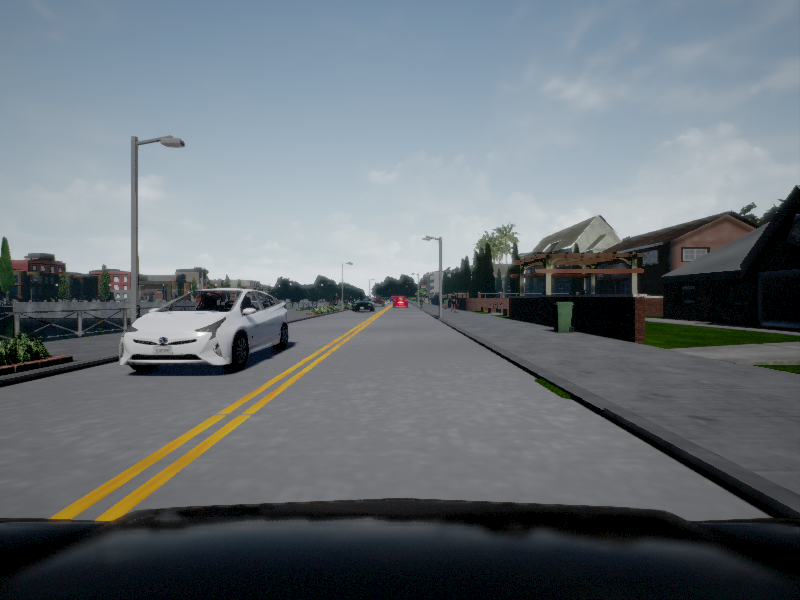
#> input picture examples/000043_rgb.png, 800 x 600 px
$ jupyter execute ReadmePictureGeneration.ipynb
#> lines starting #> are read from the running program, lines starting #| are printed output that depends on the picture; after the words box and inside, x2 and y2 are one past the last pixel; in counts of white or black regions, pixels touching at a corner belong together
[cell 1]
import matplotlib.pyplot as plt

[cell 2]
import numpy as np

[cell 3]
f, ax1, = plt.subplots(1, 2, figsize=(12, 10))
ax1[0].imshow(plt.imread('examples/000043_rgb.png'))
ax1[0].set_title('RGB', fontsize=20)
ax1[1].imshow(plt.imread('examples/000043_seg.png')[:,:,0])
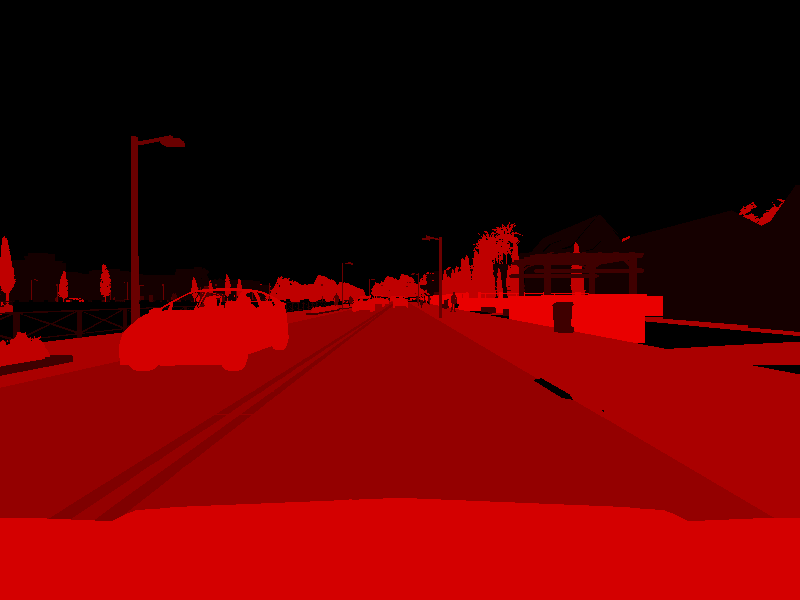
#> input picture examples/000043_seg.png, 800 x 600 px
ax1[1].set_title('Segmentation Labels', fontsize=20)
# plt.show()
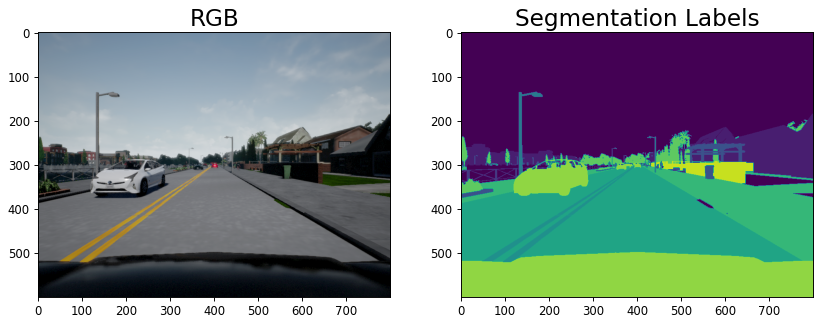
#> figure drawn by matplotlib, 2 panels

[cell 4]
img_rgb = plt.imread('examples/000043_rgb.png')
#> img_rgb is the input picture: shape (600, 800, 3) float32; mean R, G, B 0.415, 0.446, 0.469

[cell 5]
h = 600
t = int(h/3.75)
b = int(h*.9 + h/150)

[cell 6]
plt.imshow(img_rgb[t:b,:,:])
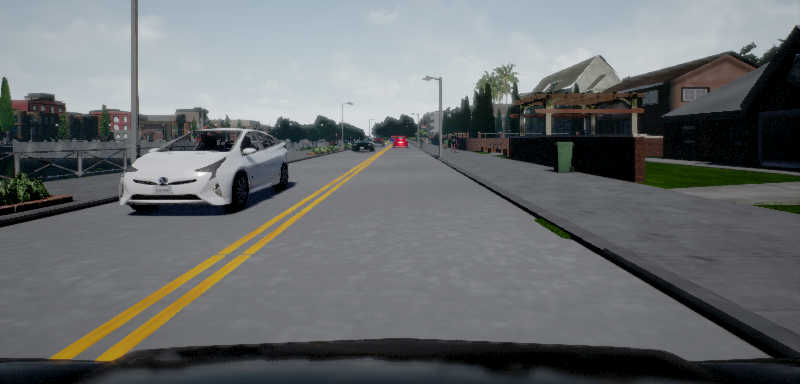
#> shown: shape (384, 800, 3) float32; mean R, G, B 0.417, 0.431, 0.436

[cell 7]
import cv2

[cell 8]
img_seg = cv2.imread('examples/000043_seg.png')[:,:,2]
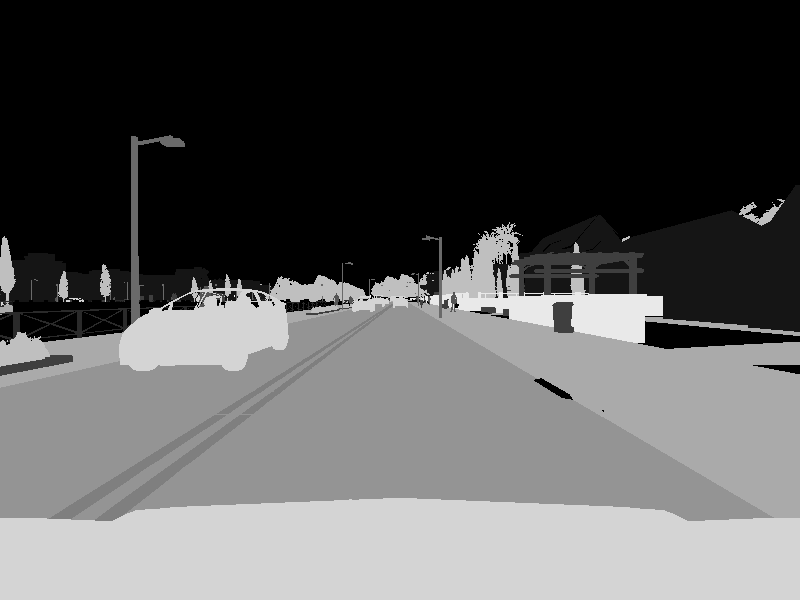
#> img_seg: shape (600, 800); min 0, max 12, mean 4.22; drawn with min black and max white

[cell 9]
plt.imshow(img_seg==10)
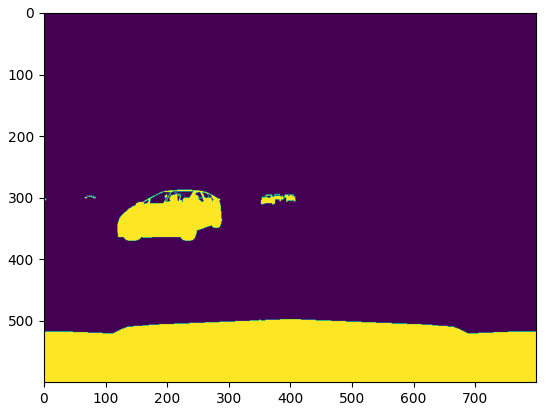
#> figure drawn by matplotlib, 1 panel

[cell 10]
img_seg_pre = np.zeros_like(img_seg)

[cell 11]
img_seg_pre[(img_seg==7) | (img_seg==6)] = 2

[cell 12]
car = (img_seg==10)
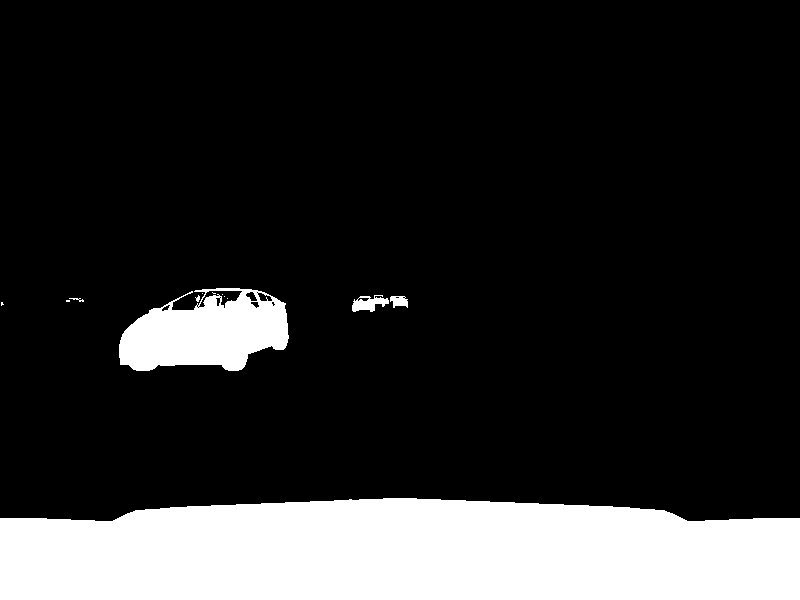
#> car: shape (600, 800) bool; 17.4% white; 13 white regions (7 under 20 px), largest, box (x1, y1, x2, y2) and area: (0, 498, 800, 600) 73231, (119, 288, 289, 371) 9757, (352, 295, 389, 312) 373, (390, 296, 408, 308) 158, (69, 298, 84, 302) 26, (195, 295, 200, 302) 20

[cell 13]
car[496:, :] = 0
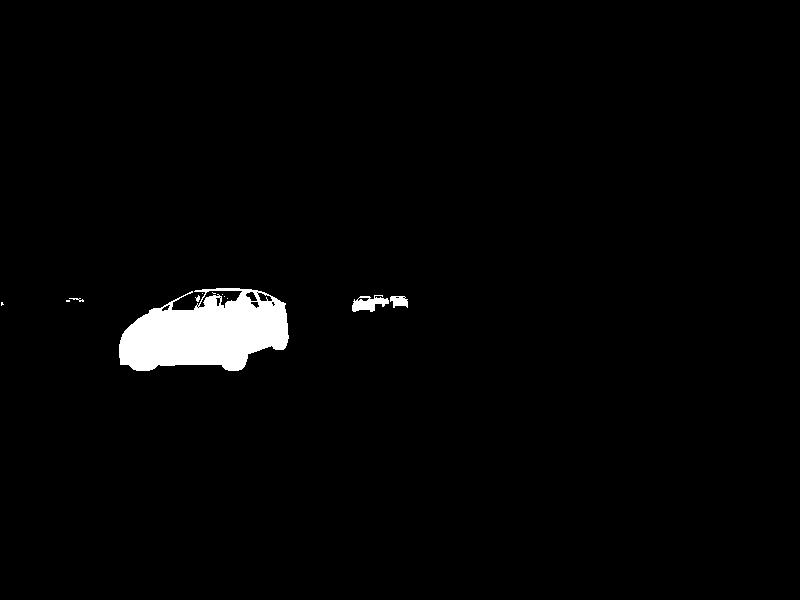
#> car: shape (600, 800) bool; 2.2% white; 12 white regions (7 under 20 px), largest, box (x1, y1, x2, y2) and area: (119, 288, 289, 371) 9757, (352, 295, 389, 312) 373, (390, 296, 408, 308) 158, (69, 298, 84, 302) 26, (195, 295, 200, 302) 20

[cell 14]
img_seg_pre[car] = 1

[cell 15]
plt.imshow(img_seg_pre[t:b,:])
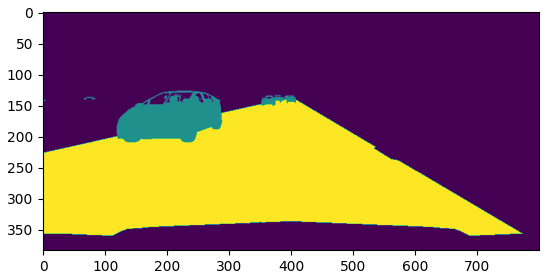
#> figure drawn by matplotlib, 1 panel

[cell 16]
2**5

[cell 17]
f, ax1, = plt.subplots(1, 2, figsize=(12, 10))
ax1[0].imshow(img_rgb[t:b,:,:])
ax1[0].set_title('RGB', fontsize=20)
ax1[1].imshow(img_seg_pre[t:b,:])
ax1[1].set_title('Labels', fontsize=20)
# plt.show()
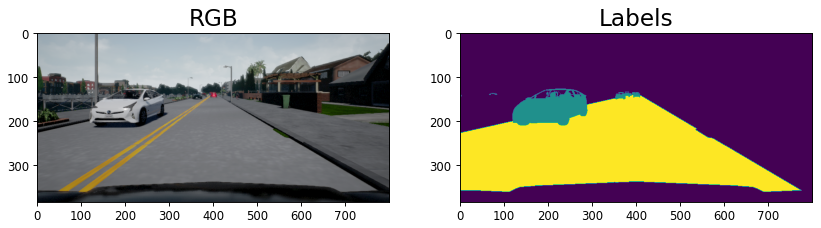
#> figure drawn by matplotlib, 2 panels

[cell 18]
plt.figure()
plt.imshow(plt.imread('examples/000043_rgb.png'))
plt.imshow(plt.imread('examples/000043_seg.png')[:,:,0])
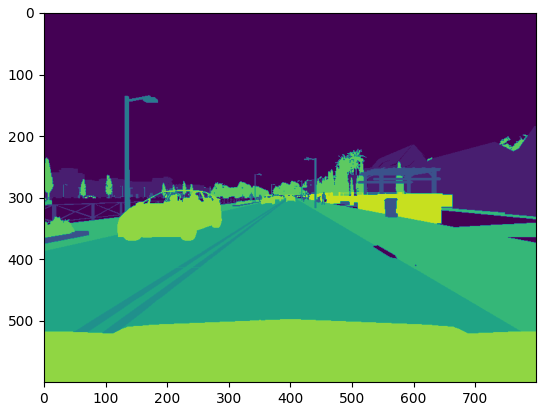
#> figure drawn by matplotlib, 1 panel
